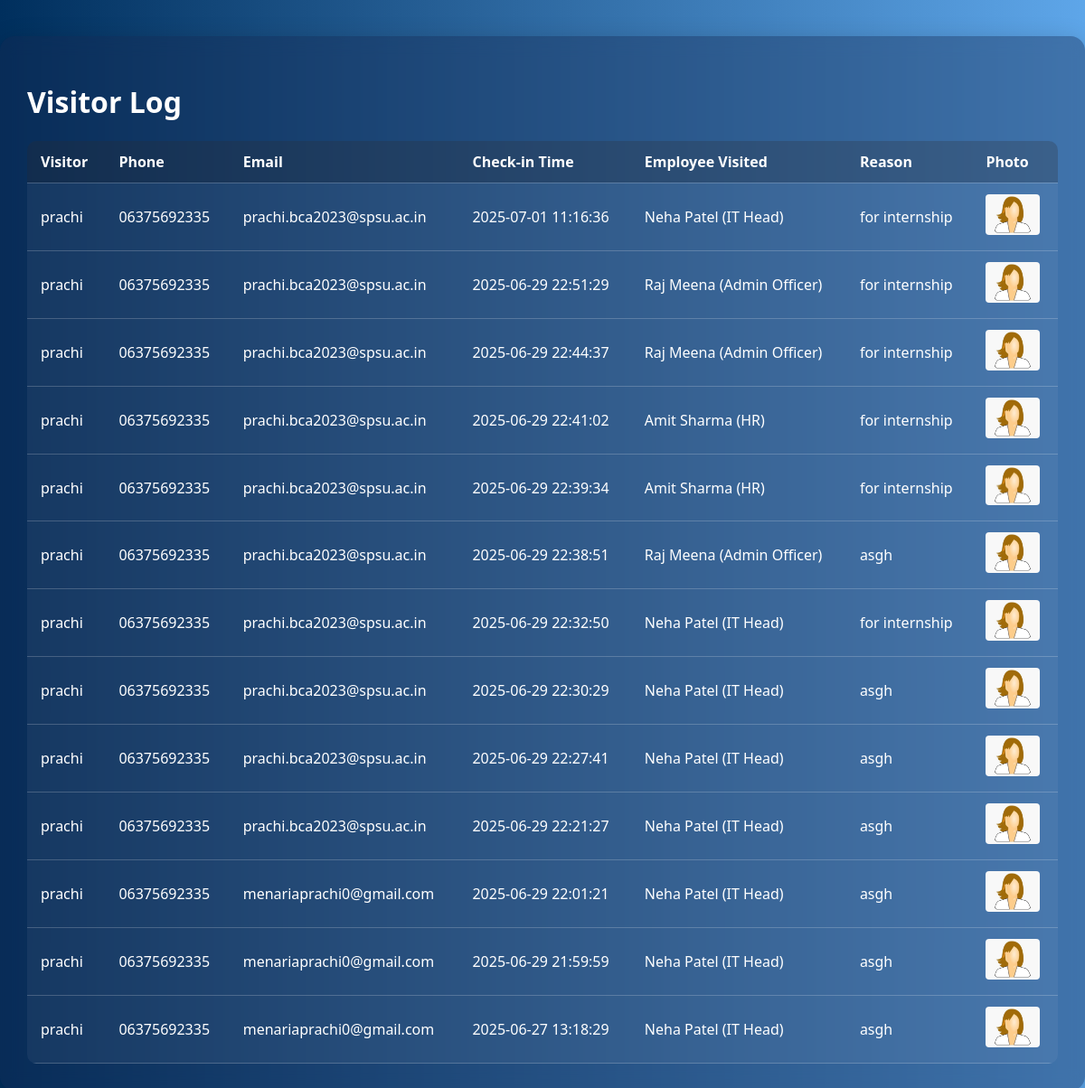
The app's page /admin/visitors (signed in) with its own data.
### tables this page shows
CREATE TABLE visitors (
    id INTEGER PRIMARY KEY AUTOINCREMENT,
    name TEXT NOT NULL,
    email TEXT,
    phone TEXT,
    employee_id INTEGER,
    visit_reason TEXT,
    photo TEXT,
    checkin_time TEXT,
    timestamp DATETIME DEFAULT CURRENT_TIMESTAMP
);

CREATE TABLE employees (
    id INTEGER PRIMARY KEY AUTOINCREMENT,
    name TEXT NOT NULL,
    designation TEXT NOT NULL,
    email TEXT NOT NULL
);

### app.py (the view)
@app.route('/admin/visitors')
def visitor_log():
    if not session.get('logged_in'):
        return redirect(url_for('login'))
    conn = sqlite3.connect('database/visitors.db')
    conn.row_factory = sqlite3.Row
    c = conn.cursor()
    c.execute("""
        SELECT v.*, e.name AS employee_name, e.designation
        FROM visitors v
        LEFT JOIN employees e ON v.employee_id = e.id
        ORDER BY v.id DESC
    """)
    visitors = c.fetchall()
    conn.close()
    return render_template('visitor_log.html', visitors=visitors)

### templates/visitor_log.html (shortened to what this page needs)
<!DOCTYPE html>
<html lang="en">
<head>
  <link rel="stylesheet" href="{{ url_for('static', filename='css/admin.css') }}">
</head>
<body>
  <div class="admin-container">
    <h1>Visitor Log</h1>
    <table>
      <thead>
        <tr>
          <th>Visitor</th>
          <th>Phone</th>
          <th>Email</th>
          <th>Check-in Time</th>
          <th>Employee Visited</th>
          <th>Reason</th>
          <th>Photo</th>
        </tr>
      </thead>
      <tbody>
        {% for v in visitors %}
        <tr>
          <td>{{ v.name }}</td>
          <td>{{ v.phone }}</td>
          <td>{{ v.email }}</td>
          <td>{{ v.checkin_time or 'N/A' }}</td>
          <td>{{ v.employee_name }} ({{ v.designation }})</td>
          <td>{{ v.visit_reason }}</td>
          <td>
            <img src="{{ url_for('static', filename=v.photo) }}" alt="Photo" width="60">
          </td>
        </tr>
        {% endfor %}
      </tbody>
    </table>
  </div>
</body>
</html>

### static/CSS/admin.css (style rules this page uses)
body { margin: 0; padding: 0; font-family: 'Segoe UI', sans-serif; background: linear-gradient(to right, #002f5d, #5ea6e9); color: #fff; min-height: 100vh; }
.admin-container { max-width: 1200px; margin: 40px auto; background: rgba(20, 40, 80, 0.4); padding: 30px; border-radius: 16px; backdrop-filter: blur(10px); box-shadow: 0 8px 30px rgba(0, 0, 0, 0.2); }
table { width: 100%; border-collapse: collapse; background-color: rgba(255, 255, 255, 0.05); border-radius: 10px; overflow: hidden; }
th, td { padding: 12px 15px; text-align: left; border-bottom: 1px solid rgba(255, 255, 255, 0.2); }
th { background-color: rgba(0, 0, 0, 0.2); }
img { border-radius: 4px; max-height: 60px; }

### records on screen
visitors: name "prachi", phone "06375692335", email "prachi.bca2023@spsu.ac.in", checkin_time "2025-07-01 11:16:36", employee_name "Neha Patel", designation "IT Head", visit_reason "for internship", photo (picture)
visitors: name "prachi", phone "06375692335", email "prachi.bca2023@spsu.ac.in", checkin_time "2025-06-29 22:51:29", employee_name "Raj Meena", designation "Admin Officer", visit_reason "for internship", photo (picture)
visitors: name "prachi", phone "06375692335", email "prachi.bca2023@spsu.ac.in", checkin_time "2025-06-29 22:44:37", employee_name "Raj Meena", designation "Admin Officer", visit_reason "for internship", photo (picture)
visitors: name "prachi", phone "06375692335", email "prachi.bca2023@spsu.ac.in", checkin_time "2025-06-29 22:41:02", employee_name "Amit Sharma", designation "HR", visit_reason "for internship", photo (picture)
visitors: name "prachi", phone "06375692335", email "prachi.bca2023@spsu.ac.in", checkin_time "2025-06-29 22:39:34", employee_name "Amit Sharma", designation "HR", visit_reason "for internship", photo (picture)
visitors: name "prachi", phone "06375692335", email "prachi.bca2023@spsu.ac.in", checkin_time "2025-06-29 22:38:51", employee_name "Raj Meena", designation "Admin Officer", visit_reason "asgh", photo (picture)
visitors: name "prachi", phone "06375692335", email "prachi.bca2023@spsu.ac.in", checkin_time "2025-06-29 22:32:50", employee_name "Neha Patel", designation "IT Head", visit_reason "for internship", photo (picture)
visitors: name "prachi", phone "06375692335", email "prachi.bca2023@spsu.ac.in", checkin_time "2025-06-29 22:30:29", employee_name "Neha Patel", designation "IT Head", visit_reason "asgh", photo (picture)
visitors: name "prachi", phone "06375692335", email "prachi.bca2023@spsu.ac.in", checkin_time "2025-06-29 22:27:41", employee_name "Neha Patel", designation "IT Head", visit_reason "asgh", photo (picture)
visitors: name "prachi", phone "06375692335", email "prachi.bca2023@spsu.ac.in", checkin_time "2025-06-29 22:21:27", employee_name "Neha Patel", designation "IT Head", visit_reason "asgh", photo (picture)
visitors: name "prachi", phone "06375692335", email "menariaprachi0@gmail.com", checkin_time "2025-06-29 22:01:21", employee_name "Neha Patel", designation "IT Head", visit_reason "asgh", photo (picture)
visitors: name "prachi", phone "06375692335", email "menariaprachi0@gmail.com", checkin_time "2025-06-29 21:59:59", employee_name "Neha Patel", designation "IT Head", visit_reason "asgh", photo (picture)
visitors: name "prachi", phone "06375692335", email "menariaprachi0@gmail.com", checkin_time "2025-06-27 13:18:29", employee_name "Neha Patel", designation "IT Head", visit_reason "asgh", photo (picture)
